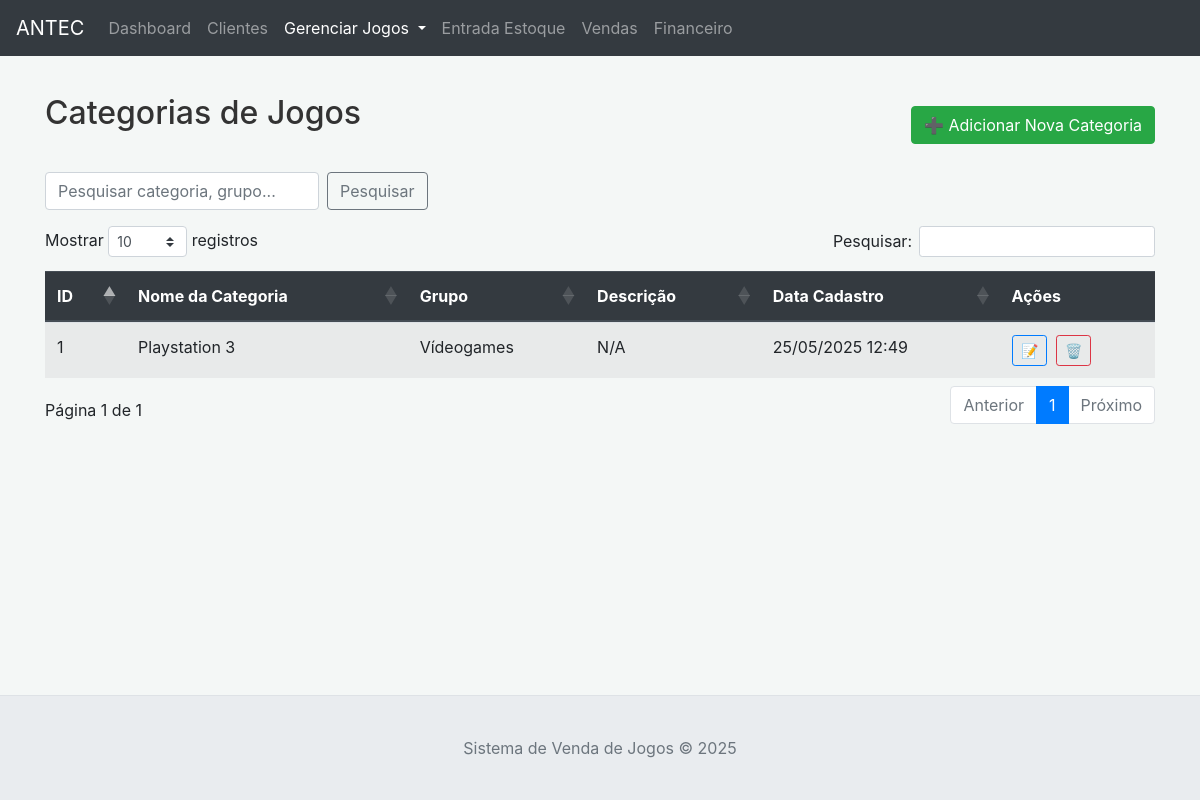
Before: /categorias with the older database file.
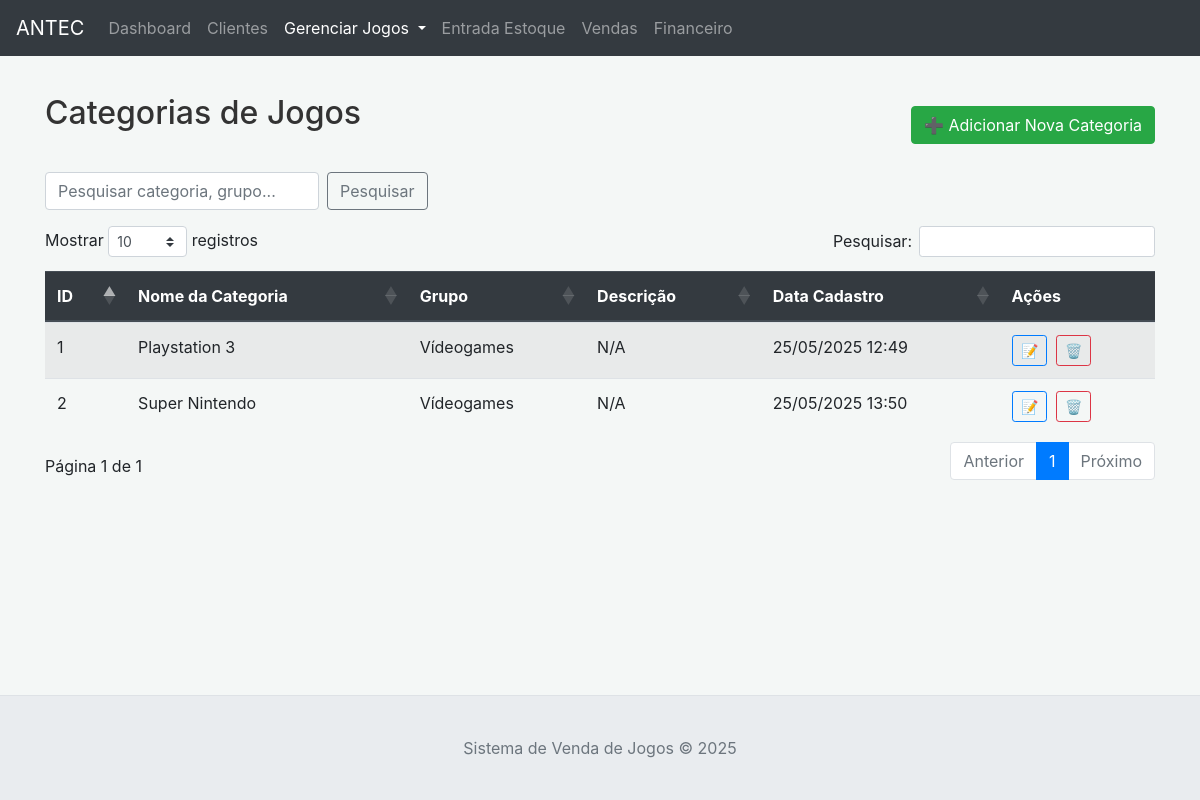
After: the same page with the newer database file.
### tables this page shows
CREATE TABLE categorias (
                id INTEGER PRIMARY KEY AUTOINCREMENT,
                nome TEXT NOT NULL,
                descricao TEXT,
                grupo_id INTEGER,
                data_cadastro DATETIME DEFAULT CURRENT_TIMESTAMP,
                FOREIGN KEY (grupo_id) REFERENCES grupos (id) ON DELETE SET NULL,
                UNIQUE (nome, grupo_id)
            );

CREATE TABLE grupos (
                id INTEGER PRIMARY KEY AUTOINCREMENT,
                nome TEXT NOT NULL UNIQUE,
                descricao TEXT,
                data_cadastro DATETIME DEFAULT CURRENT_TIMESTAMP
            );

### app.py (the view)
@app.route('/categorias')
def categorias_lista():
    search = request.args.get('search', '')
    try:
        categorias = db_manager.get_all_categorias(search)
        grupos = db_manager.get_all_grupos()
    except Exception as e:
        flash(f"Erro ao carregar categorias ou grupos: {e}", "danger")
        categorias = []
        grupos = []
    return render_template('categorias.html', categorias=categorias, grupos=grupos, search_query=search)

### app.py (called while the page is built)
def format_datetime_for_display(dt_str):
    if not dt_str: return "N/A"
    try:
        if isinstance(dt_str, (datetime.datetime, datetime.date)):
            return dt_str.strftime('%d/%m/%Y %H:%M') if isinstance(dt_str, datetime.datetime) else dt_str.strftime('%d/%m/%Y')
        dt_str_cleaned = str(dt_str).replace('Z', '')
        if 'T' in dt_str_cleaned: dt_obj = datetime.datetime.fromisoformat(dt_str_cleaned); return dt_obj.strftime('%d/%m/%Y %H:%M')
        elif ' ' in dt_str_cleaned: dt_obj = datetime.datetime.strptime(dt_str_cleaned, '%Y-%m-%d %H:%M:%S'); return dt_obj.strftime('%d/%m/%Y %H:%M')
        else: dt_obj = datetime.datetime.strptime(dt_str_cleaned, '%Y-%m-%d'); return dt_obj.strftime('%d/%m/%Y')
    except (ValueError, TypeError): return str(dt_str)

@app.context_processor
def inject_now(): return {'now': datetime.datetime.now()}

### database.py (called while the page is built)
    def _get_connection(self):
        conn = sqlite3.connect(self.db_name)
        conn.row_factory = sqlite3.Row # Permite acessar colunas por nome
        return conn

### templates/categorias.html (shortened to what this page needs)
{% extends "base.html" %}
{% block content %}
<div class="d-flex justify-content-between align-items-center mb-3">
    <h2>Categorias de Jogos</h2>
    <button type="button" class="btn btn-success" data-toggle="modal" data-target="#addCategoriaModal">
        ➕ Adicionar Nova Categoria
    </button>
</div>
<form method="GET" action="{{ url_for('categorias_lista') }}" class="form-inline mb-3">
    <input type="text" name="search" class="form-control mr-sm-2" placeholder="Pesquisar categoria, grupo..." value="{{ search_query or '' }}">
    <button type="submit" class="btn btn-outline-secondary">Pesquisar</button>
</form>
{% if categorias %}
<div class="table-responsive">
    <table class="table table-striped table-hover datatable" id="tabelaCategorias">
        <thead class="thead-dark">
            <tr>
                <th>ID</th>
                <th>Nome da Categoria</th>
                <th>Grupo</th>
                <th>Descrição</th>
                <th>Data Cadastro</th>
                <th>Ações</th>
            </tr>
        </thead>
        <tbody>
            {% for categoria in categorias %}
            <tr>
                <td>{{ categoria.id }}</td>
                <td>{{ categoria.nome }}</td>
                <td>{{ categoria.grupo_nome or 'N/A' }}</td>
                <td>{{ categoria.descricao or 'N/A' }}</td>
                <td>{{ categoria.data_cadastro | datetime_display }}</td>
                <td class="action-buttons">
                    <button type="button" class="btn btn-sm btn-outline-primary btn-edit-categoria"
                            data-toggle="modal" data-target="#editCategoriaModal"
                            data-categoria-id="{{ categoria.id }}" title="Editar Categoria">📝</button>
                    <form action="{{ url_for('categoria_excluir', categoria_id=categoria.id) }}" method="POST" style="display:inline;" onsubmit="return confirm('Tem certeza que deseja excluir esta categoria? Produtos associados terão a categoria removida.');">
                        <button type="submit" class="btn btn-sm btn-outline-danger" title="Excluir Categoria">🗑️</button>
                    </form>
                </td>
            </tr>
            {% endfor %}
        </tbody>
    </table>
</div>
{% endif %}
{% endblock %}

Changed rows visible on the page:
added categorias: id "2", nome "Super Nintendo", nome "Vídeogames", descricao "N/A", data_cadastro "25/05/2025 13:50"
